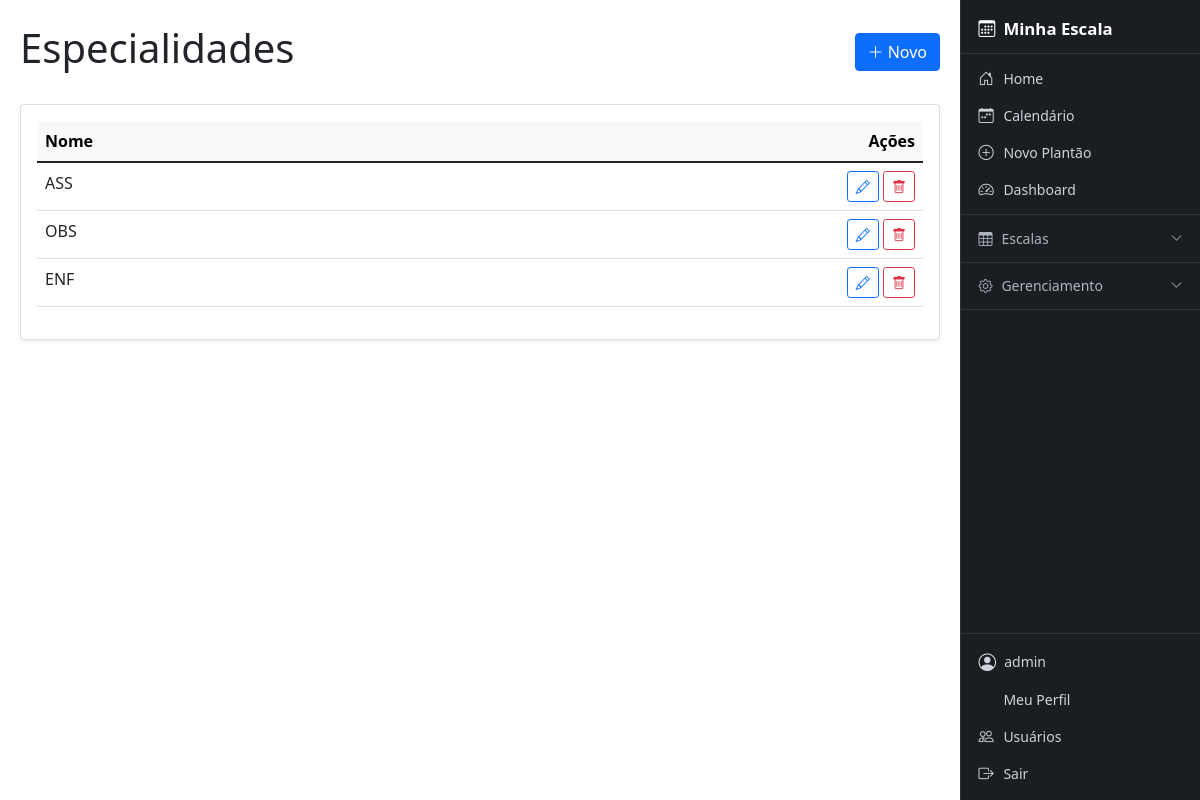
The app's page /especialidades/ (signed in), older data.
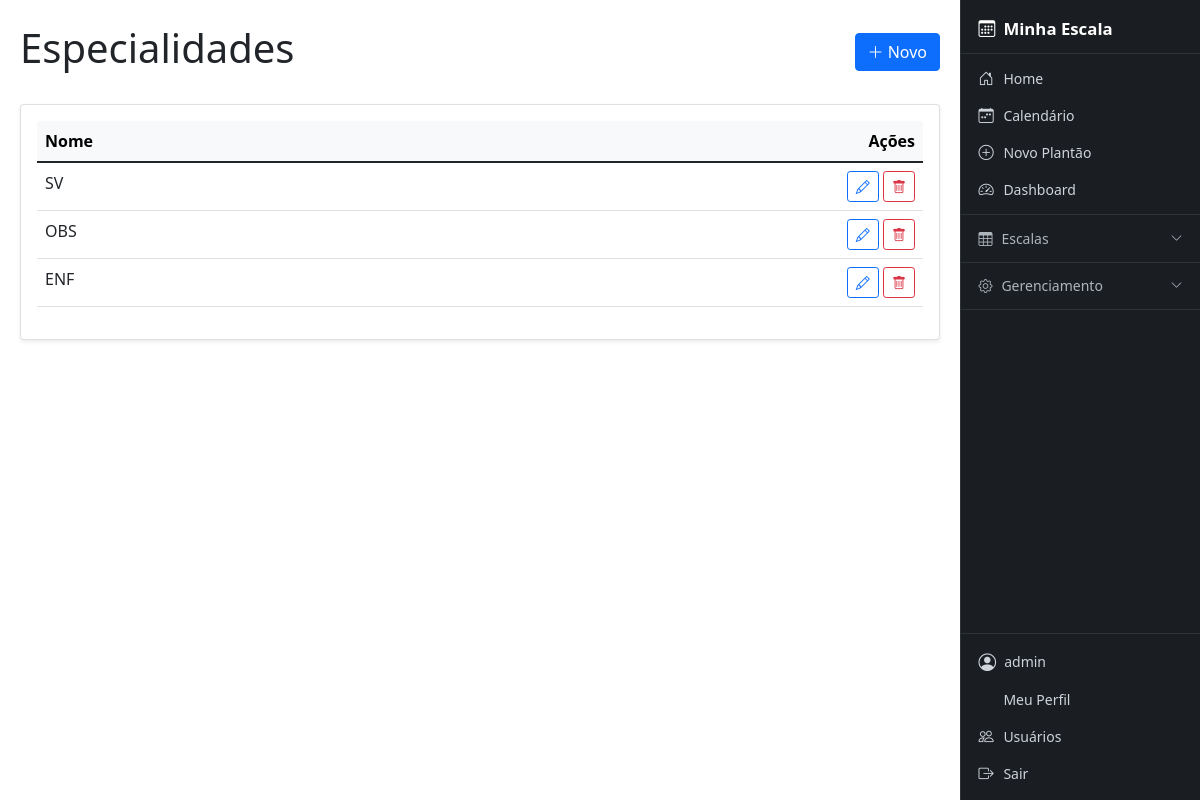
The same page, newer data.
### cal/models.py (models this page shows, shortened)
class Especialidade(models.Model):
    nome = models.CharField(max_length=100, verbose_name="Especialidade")
    class Meta:
        verbose_name = "Especialidade"
        verbose_name_plural = "Especialidades"

### cal/views/geral_views.py (the view)
# urls.py: path('especialidades/', geral_views.EspecialidadeListView.as_view(), name='especialidade_list'),
class EspecialidadeListView(AdminRequiredMixin, ListView):
    paginate_by = 20
    model = Especialidade
    template_name = 'cal/especialidade_list.html'
    context_object_name = 'objetos'
    def get_queryset(self):
        return Especialidade.objects.all()
    def get_context_data(self, **kwargs):
        context = super().get_context_data(**kwargs)
        context.update({'titulo': 'Especialidades', 'labels': ['Nome'], 'create_url': 'cal:especialidade_create', 'update_url': 'cal:especialidade_update', 'delete_url': 'cal:especialidade_delete'})
        return context

### cal/views/geral_views.py (called while the page is built)
    def test_func(self):
        return self.request.user.is_staff

### templates/cal/especialidade_list.html
{% extends 'cal/crud_base_list.html' %}
{% block table_rows %}
<td>{{ obj.nome }}</td>
{% endblock %}

### templates/cal/crud_base_list.html (shortened to what this page needs)
{% extends 'base.html' %}
{% block content %}
<div class="d-flex justify-content-between align-items-center mb-4">
    <h1>{{ titulo }}</h1>
    <a href="{% url create_url %}" class="btn btn-primary">
        <i class="bi bi-plus-lg"></i> Novo
    </a>
</div>
<div class="card shadow-sm">
    <div class="card-body">
        <div class="table-responsive">
            <table class="table table-hover">
                <thead class="table-light">
                    <tr>
                        {% for label in labels %}
                        <th>{{ label }}</th>
                        {% endfor %}
                        <th class="text-end">Ações</th>
                    </tr>
                </thead>
                <tbody>
                    {% for obj in objetos %}
                    <tr>
                        {% block table_rows %}{% endblock %}
                        <td class="text-end" style="white-space: nowrap;">
                            {% block extra_actions %}
                            <a href="{% url update_url obj.pk %}" class="btn btn-sm btn-outline-primary" title="Editar">
                                <i class="bi bi-pencil"></i>
                            </a>
                            <a href="{% url delete_url obj.pk %}" class="btn btn-sm btn-outline-danger" title="Excluir">
                                <i class="bi bi-trash"></i>
                            </a>
                            {% endblock %}
                        </td>
                    </tr>
                    {% empty %}
                    <tr>
                        <td colspan="{{ labels|length|add:1 }}" class="text-center text-muted py-4">
                            Nenhum registro encontrado.
                        </td>
                    </tr>
                    {% endfor %}
                </tbody>
            </table>
        </div>
    </div>
</div>
{% endblock %}

Row changes from the older to the newer data that the page shows:
changed Especialidade (number 1 of 3 on the later page): nome "ASS" → "SV"
